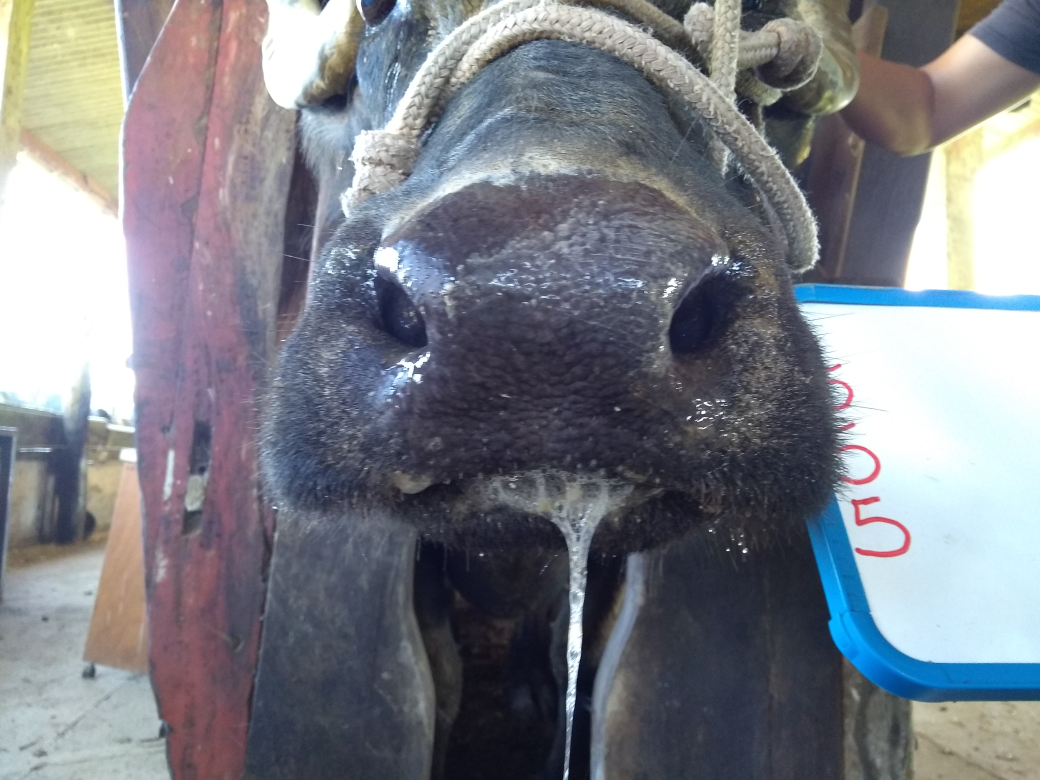
#> input picture IC (Python)/bufalo/IMG_20190403_090909185_BURST002.jpg, 4160 x 3120 px (shown at 1/4 size); its folder holds only this picture in this run
$ python Marcar_varias.py
#> lines starting #> are read from the running program, lines starting #| are printed output that depends on the picture
#!/usr/bin/env python3
# -*- coding: utf-8 -*-
"""


@author: adal
"""

import cv2 as cv
import os  # funções para interarir com SO
import json  # biblioteca para ler e guardar arquivos json

arquivo_base = "bufalo"  # pasta com imagens
l_pontos = []  # lista pontos

Dados = {"versão": 1.0, "resolucao": (800, 600), "imagens": []}
# dicionario com {versão, resolução padrão das imagens, e uma lista de
# dicionarios de imagens com pontos}

# função para interação com imagem


def marcar(event, x, y, flags, param):
    # se houver click no botão esquerdo do mouse
    if event == cv.EVENT_LBUTTONDOWN:
        # MARCA ONDE FOI O CLICKcoordenas(x, y)
        l_pontos.append((x, y))
        print(f"coordenadas {x} e {y}")
        x_len = 5
        cv.line(image, (x+x_len, y+x_len), (x-x_len, y-x_len), (0, 250, 0), 2)
        cv.line(image, (x+x_len, y-x_len), (x-x_len, y+x_len), (0, 250, 0), 2)
        cv.imshow("image", image)


cv.namedWindow("image")  # nomeando a janela
cv.setMouseCallback("image", marcar)  # retorna os eventos do mouse na janela

# cria uma lista apenas com as imagens dentro da pasta
f_list = os.listdir(arquivo_base)  # função retorna lista de arquivos da pasta
clean_f_list = [f for f in f_list if f[-3:] == 'jpg']
# está filtrando a lista para conter somente imagens

for i in clean_f_list:

    print("Imagem: ", i)
#  Le e padroniza a imagem
    original_img = cv.imread(os.path.join(arquivo_base, i))
#> original_img is the input picture: shape (3120, 4160, 3); mean B, G, R 134.2, 126.5, 123.9
    image = cv.resize(original_img, Dados["resolucao"])
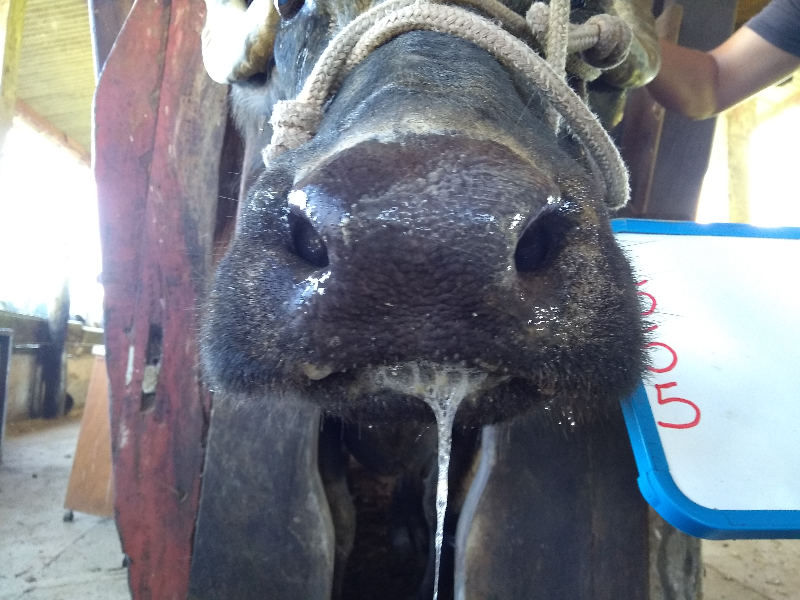
#> image: shape (600, 800, 3); mean B, G, R 134.1, 126.4, 123.8

#  mostrando imagen e destacando pontos
    while True:
        cv.imshow("image", image)
        key = cv.waitKey(500) & 0xFF
#> (key Esc is pressed here)
#  vai esperar 3 pontos caso não seja clicado, é só apertar tecla 'c'
        if key == ord("c") or len(l_pontos) > 2:
            break

# adiciona a imagem e os pontos a lista de dicionarios no dicionario  "Dados"
    Dados["imagens"].append({"i": i, "pts": l_pontos.copy()})
# Pode-se perceber que passamos apenas uma copia da lista dos pontos porque
# ele sera esvaziado abaixo
    l_pontos = []

#  criamos um arquivos para adicionar a ele nosso dicionario principal "Dados"
arquivo = open("Dados.txt", "w")
arquivo.write(json.dumps(Dados, indent=3))
#  a biblioteca json é usado para transformar facilmente objetos no caso um
#  dicionario em strings
#  biblioteca json é muito padrão em diversas linguagens para fazer esse
#  armajenamento de dados ou mesmo leitura mais facilmente
#  e para maior facilidade, o mesmo tem mesma sintaxe que um dicionario

print("saindooooo")
cv.destroyAllWindows()
